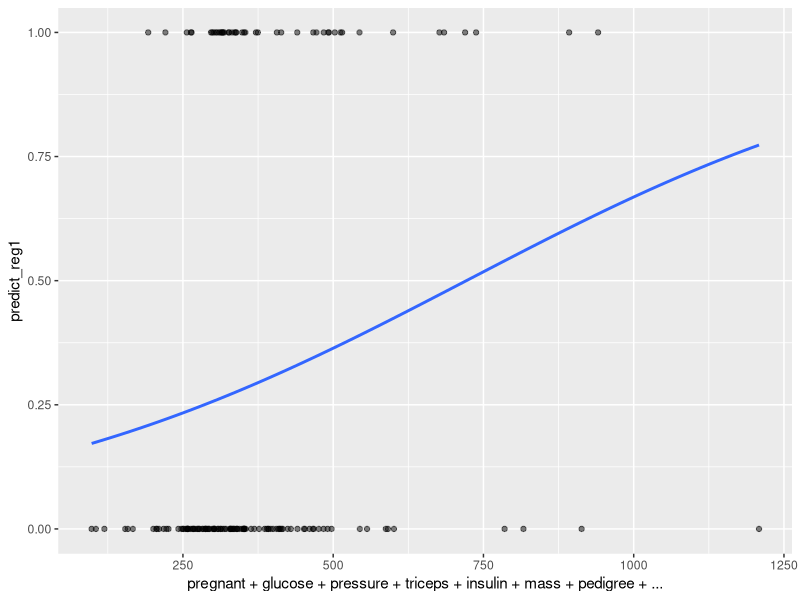
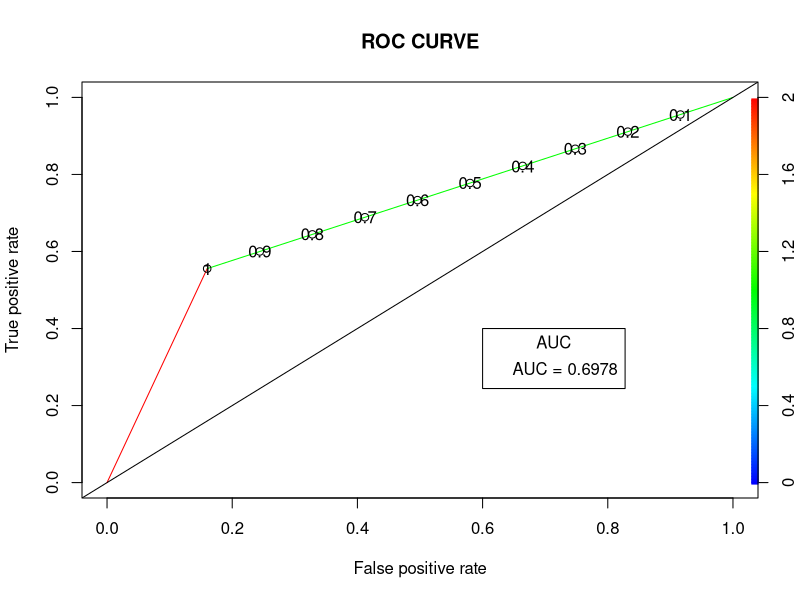

The R script that drew these images, in order:
install.packages(c("dplyr", "mlbench", "caTools", "ROCR", "caret", "ggplot2"))
library(dplyr)
library(mlbench)
library(caTools)
library(ROCR)
library(caret)
library(ggplot2)

data("PimaIndiansDiabetes")
data1 = PimaIndiansDiabetes

# Convert target variable to binary factor (Added ignore.case to prevent case sensitivity bugs)
data1$diabetes = gsub("Pos", "1", data1$diabetes, ignore.case = TRUE)
data1$diabetes = gsub("Neg", "0", data1$diabetes, ignore.case = TRUE)
data1$diabetes = as.factor(data1$diabetes)
summary(data1)

# attach(data1) # Note: Using attach() is generally discouraged as it can cause variable masking.

# Train/Test Split
set.seed(123) # Good practice to set a seed for reproducibility
split <- sample.split(data1$diabetes, SplitRatio = 0.8)

# FIXED: 'True' and 'False' must be boolean/logical (TRUE / FALSE), not strings
train_reg <- subset(data1, split == TRUE) 
test_reg <- subset(data1, split == FALSE)

# Training Model
# FIXED: Added 'data = train_reg' so it actually trains on the split!
logistic_model <- glm(diabetes ~ pregnant + glucose + pressure + triceps + insulin + mass + pedigree + age, 
                      data = train_reg, 
                      family = "binomial")
summary(logistic_model) 

# Predict test data based on model
test_reg$predict_reg <- predict(logistic_model, test_reg, type = "response")

# Convert probabilities to 0 or 1
test_reg$predict_reg1 <- ifelse(test_reg$predict_reg > 0.5, 1, 0)

# Plot logistic regression curve
ggplot(test_reg, aes(x=pregnant + glucose + pressure + triceps + insulin + mass + pedigree + age, y=predict_reg1)) + 
  geom_point(alpha=.5) + 
  stat_smooth(method = "glm", se=FALSE, method.args = list(family = binomial))

# Evaluate model accuracy using confusion matrix
confmat = table(test_reg$diabetes, test_reg$predict_reg1)
confusionMatrix(confmat, positive = "1", mode = "everything")

# Deriving ROC - AUC
RocPred <- prediction(test_reg$predict_reg1, test_reg$diabetes)
ROCPer <- performance(RocPred, measure = "tpr", x.measure = "fpr")

auc <- performance(RocPred, measure = "auc")
auc <- auc@y.values[[1]]
print(paste("AUC:", auc))

# Plotting ROC curve
# FIXED: Typo "calorize" changed to "colorize"
plot(ROCPer, colorize = TRUE, print.cutoffs.at = seq(0.1, by = 0.1), main = "ROC CURVE")
abline(a = 0, b = 1)

auc <- round(auc, 4)
# FIXED: legend syntax improved for clarity
legend(0.6, 0.4, legend = paste("AUC =", auc), title = "AUC", cex = 1)
